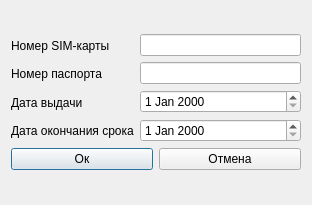
<?xml version="1.0" encoding="UTF-8"?>
<ui version="4.0">
 <class>addinlistdialog</class>
 <widget class="QDialog" name="addinlistdialog">
  <property name="geometry">
   <rect>
    <x>0</x>
    <y>0</y>
    <width>312</width>
    <height>205</height>
   </rect>
  </property>
  <property name="windowTitle">
   <string>Dialog</string>
  </property>
  <layout class="QGridLayout" name="gridLayout">
   <item row="0" column="0">
    <layout class="QVBoxLayout" name="verticalLayout_3">
     <item>
      <layout class="QHBoxLayout" name="horizontalLayout">
       <item>
        <layout class="QVBoxLayout" name="verticalLayout">
         <item>
          <widget class="QLabel" name="simNumberLabel">
           <property name="text">
            <string>Номер SIM-карты</string>
           </property>
          </widget>
         </item>
         <item>
          <widget class="QLabel" name="passportLabel">
           <property name="text">
            <string>Номер паспорта</string>
           </property>
          </widget>
         </item>
         <item>
          <widget class="QLabel" name="issueDateLabel">
           <property name="text">
            <string>Дата выдачи</string>
           </property>
          </widget>
         </item>
         <item>
          <widget class="QLabel" name="endDateLabel">
           <property name="text">
            <string>Дата окончания срока</string>
           </property>
          </widget>
         </item>
        </layout>
       </item>
       <item>
        <layout class="QVBoxLayout" name="verticalLayout_2">
         <item>
          <widget class="QLineEdit" name="simNumberEdit"/>
         </item>
         <item>
          <widget class="QLineEdit" name="passportEdit"/>
         </item>
         <item>
          <widget class="QDateEdit" name="issueDateEdit"/>
         </item>
         <item>
          <widget class="QDateEdit" name="endDateEdit"/>
         </item>
        </layout>
       </item>
      </layout>
     </item>
     <item>
      <layout class="QHBoxLayout" name="horizontalLayout_2">
       <item>
        <widget class="QPushButton" name="doneButton">
         <property name="text">
          <string>Ок</string>
         </property>
        </widget>
       </item>
       <item>
        <widget class="QPushButton" name="cancelButton">
         <property name="text">
          <string>Отмена</string>
         </property>
        </widget>
       </item>
      </layout>
     </item>
    </layout>
   </item>
  </layout>
 </widget>
 <resources/>
 <connections/>
</ui>
